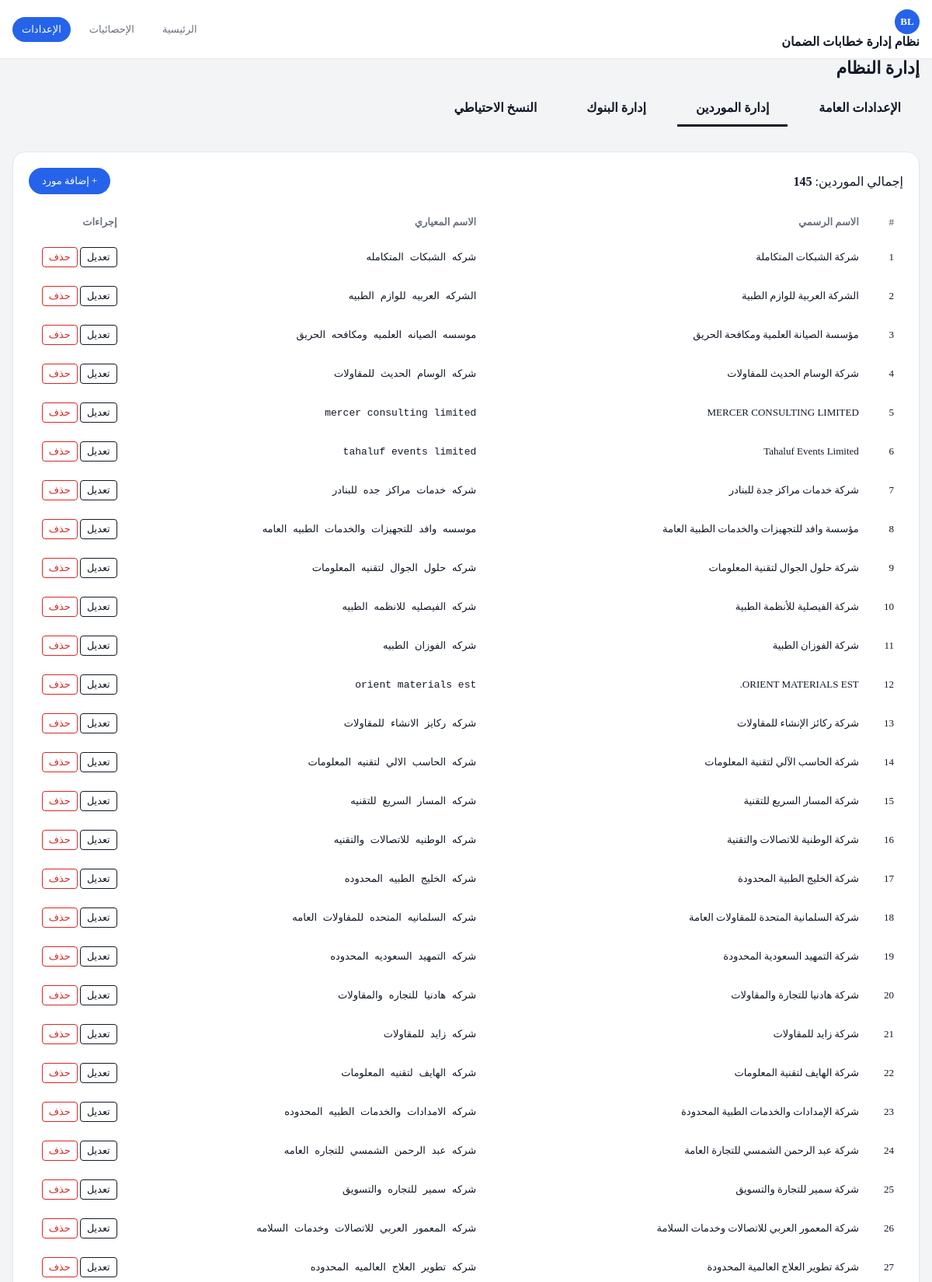
The app's page /settings.php?tab=suppliers (upper part) with its own data.
### tables this page shows
CREATE TABLE suppliers (
    id INTEGER PRIMARY KEY AUTOINCREMENT,
    official_name TEXT NOT NULL,
    display_name TEXT,
    normalized_name TEXT NOT NULL,
    is_confirmed INTEGER DEFAULT 0,
    created_at TEXT DEFAULT CURRENT_TIMESTAMP,
    updated_at TEXT DEFAULT CURRENT_TIMESTAMP
, supplier_normalized_key TEXT);

### app/Repositories/SupplierRepository.php (called while the page is built, shortened)
<?php
class SupplierRepository
{
    public function allNormalized(): array
    {
        $pdo = Database::connection();
        $stmt = $pdo->query('SELECT id, official_name, normalized_name, supplier_normalized_key FROM suppliers');
        return $stmt->fetchAll(PDO::FETCH_ASSOC);
    }
}

### www/settings.php (the view, shortened to what this page needs)
<?php
$suppliers = new SupplierRepository();
$activeTab = $_GET['tab'] ?? 'general';
$suppliersList = $suppliers->allNormalized();
?>
<!doctype html>
<html lang="ar" dir="rtl">
<head>
    <link rel="stylesheet" href="/assets/css/style.css">
</head>
<body class="app-shell">
    <header class="app-header">
        <div class="app-header-inner">
            <div>
                <span class="app-logo">BL</span>
                <span class="app-title">نظام إدارة خطابات الضمان</span>
            </div>
            <nav class="app-nav">
                <a href="/" class="app-nav-link">الرئيسية</a>
                <a href="/stats" class="app-nav-link">الإحصائيات</a>
                <a href="/settings.php" class="app-nav-link is-active">الإعدادات</a>
            </nav>
        </div>
    </header>
    <main class="app-main">
        <div class="app-container">
            <div class="page-header">
                <h1 class="page-title">إدارة النظام</h1>
            </div>
            <div class="tabs-nav">
                <a href="?tab=general" class="tab-link <?= $activeTab === 'general' ? 'active' : '' ?>">الإعدادات العامة</a>
                <a href="?tab=suppliers" class="tab-link <?= $activeTab === 'suppliers' ? 'active' : '' ?>">إدارة الموردين</a>
                <a href="?tab=banks" class="tab-link <?= $activeTab === 'banks' ? 'active' : '' ?>">إدارة البنوك</a>
                <a href="?tab=system" class="tab-link <?= $activeTab === 'system' ? 'active' : '' ?>">النسخ الاحتياطي</a>
            </div>
            <?php if ($activeTab === 'suppliers'): ?>
            <div class="card">
                <div style="display: flex; justify-content: space-between; align-items: center; margin-bottom: 1rem;">
                    <span>إجمالي الموردين: <strong><?= count($suppliersList) ?></strong></span>
                    <a href="/settings/supplier-form.php" class="btn btn-primary">+ إضافة مورد</a>
                </div>
                <table class="data-table">
                    <thead>
                        <tr>
                            <th>#</th>
                            <th>الاسم الرسمي</th>
                            <th>الاسم المعياري</th>
                            <th>إجراءات</th>
                        </tr>
                    </thead>
                    <tbody>
                        <?php foreach ($suppliersList as $index => $supplier): ?>
                        <tr>
                            <td><?= $index + 1 ?></td>
                            <td><?= htmlspecialchars($supplier['official_name'] ?? '') ?></td>
                            <td><code><?= htmlspecialchars($supplier['normalized_name'] ?? '') ?></code></td>
                            <td>
                                <a href="/settings/supplier-form.php?id=<?= $supplier['id'] ?>" class="btn-xs btn-outline-primary">تعديل</a>
                                <a href="/settings/supplier-delete.php?id=<?= $supplier['id'] ?>" class="btn-xs btn-outline-danger" onclick="return confirm('هل أنت متأكد من حذف هذا المورد؟')">حذف</a>
                            </td>
                        </tr>
                        <?php endforeach; ?>
                    </tbody>
                </table>
            </div>
            <?php endif; ?>
        </div>
    </main>
</body>
</html>

### www/assets/css/style.css (style rules this page uses)
:root { --color-bg-main: #f3f4f6; --color-bg-elevated: #ffffff; --color-border: #e5e7eb; --color-border-strong: #cbd5e1; --color-primary: #2563eb; --color-primary-hover: #1d4ed8; --color-primary-soft: #dbeafe; --color-accent: #0ea5e9; --color-text-main: #111827; --color-text-muted: #6b7280; --color-text-inverse: #ffffff; --color-success: #059669; --color-success-soft: #d1fae5; --color-warning: #d97706; --color-warning-soft: #fef3c7; --color-danger: #dc2626; --color-danger-soft: #fee2e2; --color-info: #0ea5e9; --color-info-soft: #e0f2fe; --color-status-review: #f97316; --color-status-ready: #16a34a; --color-status-conflict: #dc2626; --font-size-xs: 12px; --font-size-sm: 13px; --font-size-md: 14px; --font-size-lg: 16px; --font-size-xl: 18px; --font-size-2xl: 22px; --radius-sm: 8px; --radius-md: 12px; --radius-lg: 16px; --radius-xl: 20px; --shadow-sm: 0 1px 2px rgba(15, 23, 42, 0.06); --shadow-md: 0 4px 10px rgba(15, 23, 42, 0.08); --space-xxs: 4px; --space-xs: 8px; --space-sm: 12px; --space-md: 16px; --space-lg: 20px; --space-xl: 24px; --space-2xl: 32px; --transition-fast: 150ms ease-out; --transition-normal: 200ms ease-out; --layout-max-width: 1200px; }
body.app-shell { margin: 0; padding: 0; margin: 0; padding: 0; background-color: var(--color-bg-main); color: var(--color-text-main); }
.app-main { padding: 0 var(--space-md) var(--space-xl) var(--space-md); }
.app-container { max-width: var(--layout-max-width); margin: 0 auto; }
.page-header { display: flex; align-items: flex-start; justify-content: space-between; gap: var(--space-md); margin-bottom: var(--space-md); flex-wrap: wrap; }
.page-title { font-size: var(--font-size-2xl); font-weight: 700; margin: 0; }
.app-header { position: sticky; top: 0; z-index: 50; background-color: var(--color-bg-elevated); box-shadow: var(--shadow-sm); }
.app-header-inner { max-width: var(--layout-max-width); margin: 0 auto; padding: var(--space-sm) var(--space-md); display: flex; align-items: center; justify-content: space-between; gap: var(--space-md); }
.app-logo { width: 32px; height: 32px; border-radius: var(--radius-lg); background: var(--color-primary); color: var(--color-text-inverse); display: flex; align-items: center; justify-content: center; font-weight: 700; font-size: var(--font-size-sm); }
.app-title { font-size: var(--font-size-lg); font-weight: 700; }
.app-nav { display: flex; gap: var(--space-sm); flex-wrap: wrap; }
.app-nav-link { font-size: var(--font-size-sm); padding: var(--space-xs) var(--space-sm); border-radius: 999px; text-decoration: none; color: var(--color-text-muted); transition: background-color var(--transition-fast), color var(--transition-fast); }
.app-nav-link.is-active { background-color: var(--color-primary); color: var(--color-text-inverse); }
.card { background-color: var(--color-bg-elevated); border: 1px solid var(--color-border); border-radius: var(--radius-lg); box-shadow: var(--shadow-sm); padding: var(--space-lg); margin-bottom: var(--space-lg); }
.btn { display: inline-flex; align-items: center; justify-content: center; gap: var(--space-xs); border-radius: 999px; border: 1px solid transparent; cursor: pointer; font-family: inherit; font-size: var(--font-size-sm); padding: 8px 16px; transition: background-color var(--transition-fast), box-shadow var(--transition-fast), transform var(--transition-fast); text-decoration: none; }
.btn-primary { background-color: var(--color-primary); color: var(--color-text-inverse); }
.data-table { width: 100%; border-collapse: collapse; font-size: var(--font-size-sm); }
.data-table th, .data-table td { padding: var(--space-sm); border-bottom: 1px solid var(--color-border); text-align: right; }
.data-table th { background-color: #f9fafb; font-weight: 600; color: var(--color-text-muted); position: sticky; top: 0; z-index: 1; }

### records on screen
suppliers: official_name "شركة الشبكات المتكاملة", normalized_name "شركه الشبكات المتكامله"
suppliers: official_name "الشركة العربية للوازم الطبية", normalized_name "الشركه العربيه للوازم الطبيه"
suppliers: official_name "مؤسسة الصيانة العلمية ومكافحة الحريق", normalized_name "موسسه الصيانه العلميه ومكافحه الحريق"
suppliers: official_name "شركة الوسام الحديث للمقاولات", normalized_name "شركه الوسام الحديث للمقاولات"
suppliers: official_name "MERCER CONSULTING LIMITED", normalized_name "mercer consulting limited"
suppliers: official_name "Tahaluf Events Limited", normalized_name "tahaluf events limited"
suppliers: official_name "شركة خدمات مراكز جدة للبنادر", normalized_name "شركه خدمات مراكز جده للبنادر"
suppliers: official_name "مؤسسة وافد للتجهيزات والخدمات الطبية العامة", normalized_name "موسسه وافد للتجهيزات والخدمات الطبيه العامه"
suppliers: official_name "شركة حلول الجوال لتقنية المعلومات", normalized_name "شركه حلول الجوال لتقنيه المعلومات"
suppliers: official_name "شركة الفيصلية للأنظمة الطبية", normalized_name "شركه الفيصليه للانظمه الطبيه"
suppliers: official_name "شركة الفوزان الطبية", normalized_name "شركه الفوزان الطبيه"
suppliers: official_name "ORIENT MATERIALS EST.", normalized_name "orient materials est"
suppliers: official_name "شركة ركائز الإنشاء للمقاولات", normalized_name "شركه ركايز الانشاء للمقاولات"
suppliers: official_name "شركة الحاسب الآلي لتقنية المعلومات", normalized_name "شركه الحاسب الالي لتقنيه المعلومات"
suppliers: official_name "شركة المسار السريع للتقنية", normalized_name "شركه المسار السريع للتقنيه"
suppliers: official_name "شركة الوطنية للاتصالات والتقنية", normalized_name "شركه الوطنيه للاتصالات والتقنيه"
suppliers: official_name "شركة الخليج الطبية المحدودة", normalized_name "شركه الخليج الطبيه المحدوده"
suppliers: official_name "شركة السلمانية المتحدة للمقاولات العامة", normalized_name "شركه السلمانيه المتحده للمقاولات العامه"
suppliers: official_name "شركة التمهيد السعودية المحدودة", normalized_name "شركه التمهيد السعوديه المحدوده"
suppliers: official_name "شركة هادنيا للتجارة والمقاولات", normalized_name "شركه هادنيا للتجاره والمقاولات"
suppliers: official_name "شركة زايد للمقاولات", normalized_name "شركه زايد للمقاولات"
suppliers: official_name "شركة الهايف لتقنية المعلومات", normalized_name "شركه الهايف لتقنيه المعلومات"
suppliers: official_name "شركة الإمدادات والخدمات الطبية المحدودة", normalized_name "شركه الامدادات والخدمات الطبيه المحدوده"
suppliers: official_name "شركة عبد الرحمن الشمسي للتجارة العامة", normalized_name "شركه عبد الرحمن الشمسي للتجاره العامه"
suppliers: official_name "شركة سمير للتجارة والتسويق", normalized_name "شركه سمير للتجاره والتسويق"
suppliers: official_name "شركة المعمور العربي للاتصالات وخدمات السلامة", normalized_name "شركه المعمور العربي للاتصالات وخدمات السلامه"
suppliers: official_name "شركة تطوير العلاج العالمية المحدودة", normalized_name "شركه تطوير العلاج العالميه المحدوده"

### other values on screen
count($suppliersList) "145"
